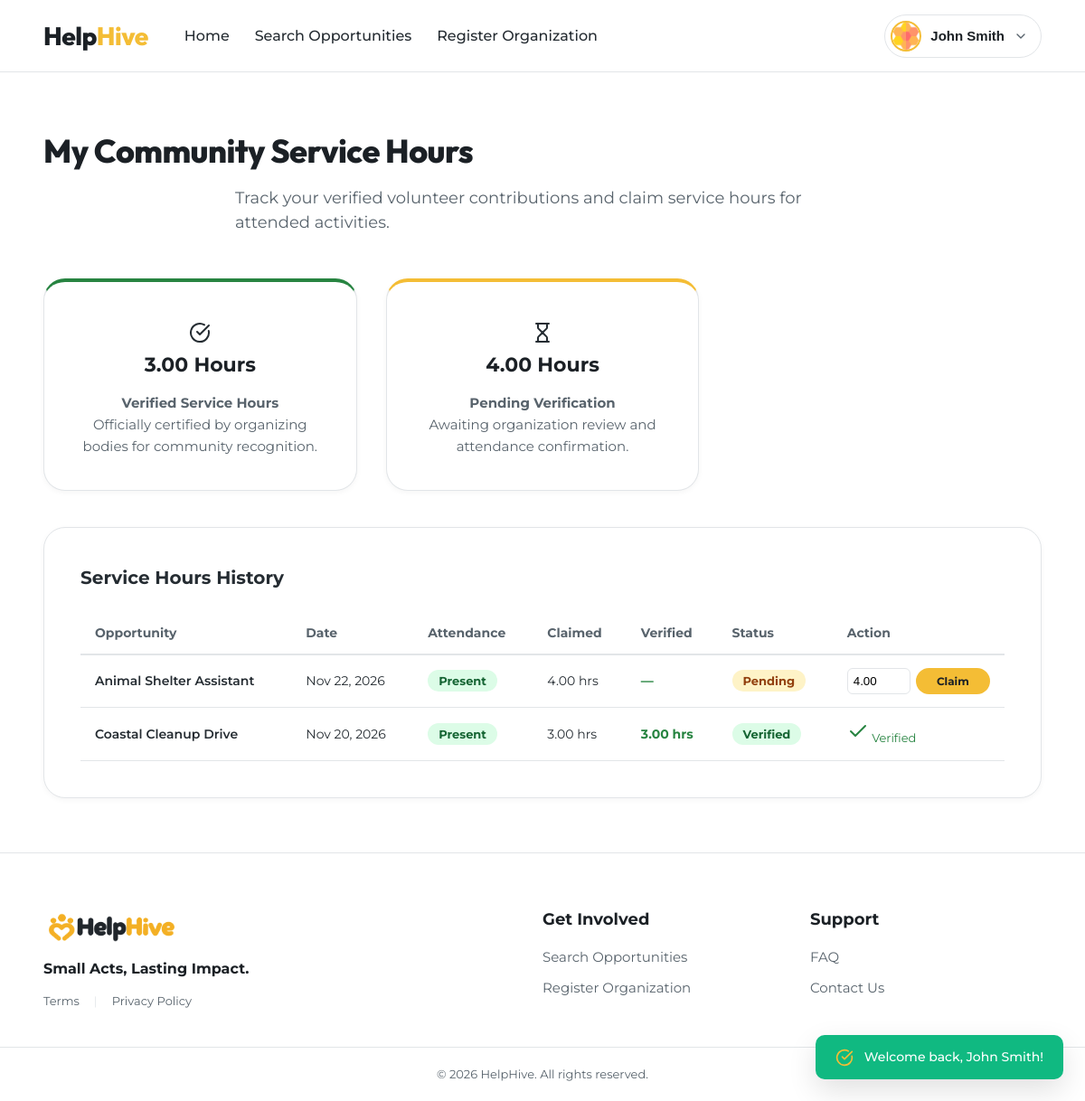
/volunteer/hours (signed in), run on the app's committed database.
### tables this page shows
CREATE TABLE registrations (
  id INT UNSIGNED AUTO_INCREMENT PRIMARY KEY,
  opportunity_id INT UNSIGNED NOT NULL,
  volunteer_id INT UNSIGNED NOT NULL,
  status ENUM('registered','cancelled','waitlisted') NOT NULL DEFAULT 'registered',
  registered_at TIMESTAMP NOT NULL DEFAULT CURRENT_TIMESTAMP,
  CONSTRAINT fk_reg_opp FOREIGN KEY (opportunity_id) REFERENCES opportunities(id) ON DELETE CASCADE,
  CONSTRAINT fk_reg_vol FOREIGN KEY (volunteer_id) REFERENCES users(id) ON DELETE CASCADE,
  CONSTRAINT uq_reg_unique UNIQUE (opportunity_id, volunteer_id),
  INDEX idx_reg_volunteer (volunteer_id),
  INDEX idx_reg_opp_status (opportunity_id, status)
);

CREATE TABLE opportunities (
  id INT UNSIGNED AUTO_INCREMENT PRIMARY KEY,
  organization_id INT UNSIGNED NOT NULL,
  title VARCHAR(180) NOT NULL,
  description TEXT NOT NULL,
  cause_area VARCHAR(80) NOT NULL,
  location VARCHAR(160) NOT NULL,
  start_at DATETIME NOT NULL,
  end_at DATETIME NOT NULL,
  registration_deadline DATETIME NOT NULL,
  capacity SMALLINT UNSIGNED NOT NULL,
  requirements TEXT NULL,
  status ENUM('draft','published','cancelled','completed') NOT NULL DEFAULT 'draft',
  created_at TIMESTAMP NOT NULL DEFAULT CURRENT_TIMESTAMP,
  updated_at TIMESTAMP NOT NULL DEFAULT CURRENT_TIMESTAMP ON UPDATE CURRENT_TIMESTAMP,
  CONSTRAINT fk_opp_org FOREIGN KEY (organization_id) REFERENCES organizations(id) ON DELETE CASCADE,
  CONSTRAINT chk_opp_capacity CHECK (capacity > 0),
  CONSTRAINT chk_opp_dates CHECK (end_at > start_at AND registration_deadline <= start_at),
  INDEX idx_opp_status_start (status, start_at),
  INDEX idx_opp_cause (cause_area),
  INDEX idx_opp_location (location),
  FULLTEXT INDEX ft_opp_search (title, description)
);

CREATE TABLE attendance_and_hours (
  id INT UNSIGNED AUTO_INCREMENT PRIMARY KEY,
  registration_id INT UNSIGNED NOT NULL UNIQUE,
  attendance_status ENUM('pending','present','absent','excused') NOT NULL DEFAULT 'pending',
  hours_claimed DECIMAL(5,2) NOT NULL DEFAULT 0.00,
  hours_verified DECIMAL(5,2) NULL,
  verification_status ENUM('unverified','pending','verified','rejected') NOT NULL DEFAULT 'unverified',
  verified_by INT UNSIGNED NULL,
  verified_at DATETIME NULL,
  updated_at TIMESTAMP NOT NULL DEFAULT CURRENT_TIMESTAMP ON UPDATE CURRENT_TIMESTAMP,
  CONSTRAINT fk_ah_reg FOREIGN KEY (registration_id) REFERENCES registrations(id) ON DELETE CASCADE,
  CONSTRAINT fk_ah_verifier FOREIGN KEY (verified_by) REFERENCES users(id) ON DELETE SET NULL,
  CONSTRAINT chk_ah_hours CHECK (hours_claimed >= 0 AND (hours_verified IS NULL OR hours_verified >= 0)),
  CONSTRAINT chk_ah_verified CHECK (
    (verification_status = 'verified' AND hours_verified IS NOT NULL AND verified_at IS NOT NULL)
    OR (verification_status <> 'verified' AND hours_verified IS NULL)
  ),
  INDEX idx_ah_status (verification_status)
);

### app/controllers/VolunteerController.php (called while the page is built, shortened)
<?php
final class VolunteerController
{
    public function hours(): void
    {
        $user = Auth::requireRole(Auth::VOLUNTEER);
        $hourModel = new HourModel(Database::connection());
        $regModel = new RegistrationModel(Database::connection());
        $verifiedHours = $hourModel->verifiedTotalForVolunteer((int) $user['id']);
        $pendingHours = $hourModel->pendingTotalForVolunteer((int) $user['id']);
        $attendanceRecords = $regModel->attendanceHistoryForVolunteer((int) $user['id']);
        view('volunteer/hours', [
            'title' => 'My Service Hours — HelpHive',
            'verifiedHours' => $verifiedHours,
            'pendingHours' => $pendingHours,
            'attendanceRecords' => $attendanceRecords,
        ]);
    }
}

### config/env.php (called while the page is built, shortened)
<?php
function env(string $key, ?string $default = null): ?string
{
    return $_ENV[$key] ?? $default;
}

### app/utils/Database.php (called while the page is built, shortened)
<?php
final class Database
{
    private static ?PDO $pdo = null;
    public static function connection(): PDO
    {
        if (self::$pdo === null) {
            $dsn = sprintf(
                'mysql:host=%s;port=%s;dbname=%s;charset=utf8mb4',
                env('DB_HOST', '127.0.0.1'), env('DB_PORT', '3306'), env('DB_NAME', 'helphive')
            );
            self::$pdo = new PDO($dsn, env('DB_USER', 'root'), env('DB_PASS', ''), [
                PDO::ATTR_ERRMODE            => PDO::ERRMODE_EXCEPTION,
                PDO::ATTR_DEFAULT_FETCH_MODE => PDO::FETCH_ASSOC,
                PDO::ATTR_EMULATE_PREPARES   => false,
            ]);
        }
        return self::$pdo;
    }
}

### app/utils/Auth.php (called while the page is built, shortened)
<?php
final class Auth
{
    public static function user(): ?array
    {
        return $_SESSION['user'] ?? null;
    }
    public static function requireLogin(): array
    {
        $user = self::user();
        return $user;
    }
    public static function requireRole(string ...$roles): array
    {
        $user = self::requireLogin();
        return $user;
    }
}

### app/models/HourModel.php (called while the page is built, shortened)
<?php
final class HourModel
{
    public function verifiedTotalForVolunteer(int $volunteerId): float
    {
        $st = $this->db->prepare(
            'SELECT COALESCE(SUM(ah.hours_verified),0)
             FROM attendance_and_hours ah
             JOIN registrations r ON r.id = ah.registration_id
             WHERE r.volunteer_id = :vid AND ah.verification_status = \'verified\''
        );
        $st->execute(['vid' => $volunteerId]);
        return (float) $st->fetchColumn();
    }
    public function pendingTotalForVolunteer(int $volunteerId): float
    {
        $st = $this->db->prepare(
            'SELECT COALESCE(SUM(ah.hours_claimed),0)
             FROM attendance_and_hours ah
             JOIN registrations r ON r.id = ah.registration_id
             WHERE r.volunteer_id = :vid AND ah.verification_status IN (\'unverified\',\'pending\')'
        );
        $st->execute(['vid' => $volunteerId]);
        return (float) $st->fetchColumn();
    }
}

### app/models/RegistrationModel.php (called while the page is built, shortened)
<?php
final class RegistrationModel
{
    public function attendanceHistoryForVolunteer(int $volunteerId): array
    {
        $sql = 'SELECT r.id AS registration_id, r.opportunity_id, o.title, o.start_at,
                       ah.attendance_status, ah.hours_claimed, ah.hours_verified, ah.verification_status, ah.verified_at
                FROM registrations r
                JOIN opportunities o ON o.id = r.opportunity_id
                LEFT JOIN attendance_and_hours ah ON ah.registration_id = r.id
                WHERE r.volunteer_id = :vid AND r.status = \'registered\'
                ORDER BY o.start_at DESC';
        $st = $this->db->prepare($sql);
        $st->execute(['vid' => $volunteerId]);
        return $st->fetchAll();
    }
}

### app/views/volunteer/hours.php (the view, shortened to what this page needs)
<?php
$verifiedTotal = (float) ($verifiedHours ?? 0.0);
$pendingTotal = (float) ($pendingHours ?? 0.0);
$recordsList = $attendanceRecords ?? [];
?>
<section id="view-hours" class="page-view active" style="display: block;">
  <div class="section-container">
    <div class="section-heading">
      <h2 class="section-title">My Community Service Hours</h2>
      <p class="section-subtitle">Track your verified volunteer contributions and claim service hours for attended activities.</p>
    </div>
    <div class="hive-cards-grid" style="margin-bottom: 40px;">
      <div class="hive-feature-card highlighted" style="border-top: 4px solid var(--primary-green);">
        <div class="hive-card-icon-wrap green">
          <i data-lucide="check-circle" class="hive-icon"></i>
        </div>
        <h3 class="hive-card-title"><?= number_format($verifiedTotal, 2) ?> Hours</h3>
        <p class="hive-card-desc"><strong>Verified Service Hours</strong><br>Officially certified by organizing bodies for community recognition.</p>
      </div>
      <div class="hive-feature-card" style="border-top: 4px solid var(--primary-yellow);">
        <div class="hive-card-icon-wrap yellow">
          <i data-lucide="hourglass" class="hive-icon"></i>
        </div>
        <h3 class="hive-card-title"><?= number_format($pendingTotal, 2) ?> Hours</h3>
        <p class="hive-card-desc"><strong>Pending Verification</strong><br>Awaiting organization review and attendance confirmation.</p>
      </div>
    </div>
    <div class="form-card-container" style="max-width: 100%;">
      <div class="form-header" style="text-align: left; margin-bottom: 24px;">
        <h3 style="font-size: 20px; font-weight: 700;">Service Hours History</h3>
      </div>
      <?php if (!empty($recordsList)): ?>
        <div style="overflow-x: auto;">
          <table style="width: 100%; border-collapse: collapse; text-align: left;">
            <thead>
              <tr style="border-bottom: 2px solid var(--slate-border); color: var(--slate-muted); font-size: 14px;">
                <th style="padding: 12px 16px;">Opportunity</th>
                <th style="padding: 12px 16px;">Date</th>
                <th style="padding: 12px 16px;">Attendance</th>
                <th style="padding: 12px 16px;">Claimed</th>
                <th style="padding: 12px 16px;">Verified</th>
                <th style="padding: 12px 16px;">Status</th>
                <th style="padding: 12px 16px;">Action</th>
              </tr>
            </thead>
            <tbody>
              <?php foreach ($recordsList as $row): ?>
                <tr style="border-bottom: 1px solid var(--slate-border); font-size: 14px;">
                  <td style="padding: 14px 16px; font-weight: 600;"><?= e($row['title']) ?></td>
                  <td style="padding: 14px 16px;"><?= e(date('M d, Y', strtotime($row['start_at'] ?? 'now'))) ?></td>
                  <td style="padding: 14px 16px;">
                    <span class="status-badge <?= ($row['attendance_status'] ?? '') === 'present' ? 'approved' : 'pending' ?>">
                      <?= e(ucfirst($row['attendance_status'] ?? 'pending')) ?>
                    </span>
                  </td>
                  <td style="padding: 14px 16px;"><?= number_format((float) ($row['hours_claimed'] ?? 0), 2) ?> hrs</td>
                  <td style="padding: 14px 16px; font-weight: 700; color: var(--primary-green);">
                    <?= $row['hours_verified'] !== null ? number_format((float) $row['hours_verified'], 2) . ' hrs' : '—' ?>
                  </td>
                  <td style="padding: 14px 16px;">
                    <span class="status-badge <?= ($row['verification_status'] ?? '') === 'verified' ? 'approved' : 'pending' ?>">
                      <?= e(ucfirst($row['verification_status'] ?? 'unverified')) ?>
                    </span>
                  </td>
                  <td style="padding: 14px 16px;">
                    <?php if (($row['verification_status'] ?? '') !== 'verified'): ?>
                      <form action="/volunteer/hours/<?= (int) $row['registration_id'] ?>/claim" method="POST" style="display: flex; gap: 6px; align-items: center; margin: 0;">
                        <input type="number" step="0.5" min="0.5" max="24" name="hours" value="<?= e((string) ($row['hours_claimed'] ?: 3.0)) ?>" style="width: 70px; padding: 6px; border: 1px solid var(--slate-border); border-radius: var(--radius-sm);" required>
                        <button type="submit" class="btn btn-cause" style="padding: 6px 12px; font-size: 12px;">Claim</button>
                      </form>
                    <?php else: ?>
                      <span style="color: var(--primary-green); font-size: 13px;"><i data-lucide="check"></i> Verified</span>
                    <?php endif; ?>
                  </td>
                </tr>
              <?php endforeach; ?>
            </tbody>
          </table>
        </div>
      <?php else: ?>
        <p style="color: var(--slate-muted); text-align: center; padding: 24px 0;">No hour claims recorded yet. Participate in an event to begin logging service hours!</p>
      <?php endif; ?>
    </div>
  </div>
</section>

### public/index.php (shortened to what this page needs)
<?php
require BASE_PATH . '/config/env.php';
spl_autoload_register(function (string $class): void {
    foreach (['controllers', 'models', 'utils', 'utils/exporters'] as $dir) {
        $file = BASE_PATH . "/app/$dir/$class.php";
        if (is_file($file)) { require $file; return; }
    }
});
$routes = require BASE_PATH . '/config/routes.php';
$method = $_SERVER['REQUEST_METHOD'];
$path = '/' . trim(parse_url($_SERVER['REQUEST_URI'], PHP_URL_PATH), '/');
foreach ($routes as [$m, $pattern, $handler]) {
    $regex = '#^' . preg_replace('#\{(\w+)\}#', '(?P<$1>\d+)', $pattern) . '$#';
    if ($m === $method && preg_match($regex, $path, $matches)) {
        [$class, $action] = explode('@', $handler);
        $args = array_filter($matches, 'is_string', ARRAY_FILTER_USE_KEY);
        (new $class())->$action(...array_map('intval', $args));
        exit;
    }
}

### public/assets/css/style.css (style rules this page uses)
:root { --primary-yellow: #f4bd35; --primary-yellow-hover: #e3ab23; --primary-yellow-light: #fef7e6; --primary-green: #278441; --primary-green-hover: #1e6b34; --primary-green-light: #edf6ef; --slate-dark: #1b2025; --slate-body: #252c32; --slate-muted: #58636c; --slate-border: #e2e5e8; --bg-light-grey: #f8f9fa; --bg-white: #ffffff; --font-main: 'Montserrat', -apple-system, BlinkMacSystemFont, "Segoe UI", Roboto, sans-serif; --font-heading: 'Outfit', 'Montserrat', sans-serif; --radius-sm: 6px; --radius-md: 10px; --radius-lg: 16px; --radius-xl: 24px; --radius-full: 9999px; --shadow-sm: 0 2px 6px rgba(0, 0, 0, 0.04); --shadow-md: 0 6px 18px rgba(0, 0, 0, 0.07); --shadow-lg: 0 12px 32px rgba(0, 0, 0, 0.12); --transition: all 0.2s cubic-bezier(0.16, 1, 0.3, 1); }
*, *::before, *::after { box-sizing: border-box; margin: 0; padding: 0; }
html, body { margin: 0 !important; padding: 0 !important; }
body { font-family: var(--font-main); background-color: #ffffff; color: var(--slate-body); line-height: 1.5; -webkit-font-smoothing: antialiased; min-height: 100vh; display: flex; flex-direction: column; }
.btn { display: inline-flex; align-items: center; justify-content: center; gap: 8px; font-family: var(--font-main); font-size: 15px; font-weight: 700; padding: 12px 28px; border-radius: var(--radius-full); border: 1px solid transparent; cursor: pointer; text-decoration: none; transition: var(--transition); }
.btn-cause { background-color: var(--primary-yellow); color: var(--slate-dark); padding: 12px 24px; border-radius: var(--radius-full); font-weight: 700; width: 100%; text-align: center; transition: var(--transition); }
.page-view { display: none; }
.page-view.active { display: block; }
.section-container { max-width: 1440px; margin: 0 auto; padding: 60px 48px; }
.section-heading { margin-bottom: 48px; }
.section-title { font-family: var(--font-heading); font-size: 36px; font-weight: 800; color: var(--slate-dark); letter-spacing: -0.5px; margin-bottom: 12px; }
.section-subtitle { font-size: 18px; color: var(--slate-muted); font-weight: 400; max-width: 680px; margin: 0 auto; }
.hive-cards-grid { display: grid; grid-template-columns: repeat(3, 1fr); gap: 32px; }
.hive-feature-card { background: #ffffff; border: 1px solid var(--slate-border); border-radius: var(--radius-xl); padding: 44px 32px 36px; position: relative; display: flex; flex-direction: column; align-items: center; text-align: center; transition: var(--transition); box-shadow: var(--shadow-sm); }
.hive-feature-card.highlighted { border: 1px solid var(--slate-border); background-color: #ffffff; }
.hive-card-title { font-size: 22px; font-weight: 700; color: var(--slate-dark); margin-bottom: 14px; }
.hive-card-desc { font-size: 15px; color: var(--slate-muted); line-height: 1.6; margin-bottom: 0; flex: 1; }
.form-card-container { background: #ffffff; border: 1px solid var(--slate-border); border-radius: var(--radius-xl); padding: 40px; box-shadow: var(--shadow-sm); }
.form-header { margin-bottom: 28px; }
.status-badge { font-size: 13px; font-weight: 700; padding: 4px 12px; border-radius: var(--radius-full); }
.status-badge.pending { background: #fef3c7; color: #92400e; }
.status-badge.approved { background: #dcfce7; color: #166534; }

### data on the page
registrations: opportunity.title "Animal Shelter Assistant", opportunity.start_at "Nov 22, 2026", attendance_and_hours.attendance_status "Present", attendance_and_hours.hours_claimed "4.00", attendance_and_hours.verification_status "Pending", hours "4.00"
registrations: opportunity.title "Coastal Cleanup Drive", opportunity.start_at "Nov 20, 2026", attendance_and_hours.attendance_status "Present", attendance_and_hours.hours_claimed "3.00", attendance_and_hours.hours_verified "3.00", attendance_and_hours.verification_status "Verified"

### other printed values
$verifiedTotal "3.00"
$pendingTotal "4.00"
$msg "Welcome back, John Smith!"
